Frame 1 (no input): blank canvas, image omitted
Frame 60 (the mouse pressed at the canvas centre just before this capture): blank canvas, image omitted
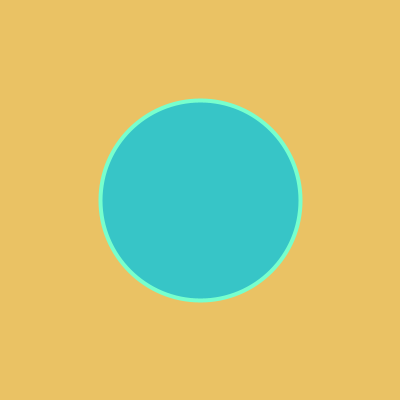
Frame 120 (the mouse held since frame 60 and released just before this capture)

The Processing sketch whose frames 1 and 60 were blank and that drew this single picture after the mouse press (run headless with seeded random() and noise(); from frame 60 on, the mouse is pressed at the canvas centre):

// Processing sketch: processing_140417
// ── processing_140417.pde

//Twk by myself
//Random colors and mousePressed results in a oase
color c1,c2,c3; // FÃ¼llfarbe, Linienfarbe, Hintergrundfarbe
 
void setup() {  
  size(400,400);
  strokeWeight(4); 
  colorMode(HSB, 360,100,100);
  defineColors();
  background(c2);
}
 
void draw() {
  defineColors();
  fill(c1);
  stroke(c3);
  ellipse(mouseX, mouseY, abs(mouseX-pmouseX), abs(mouseX-pmouseX));
}
   
void defineColors() {
  
   //c1 = color(204,155,81);
   //c2 = color(235,194,101);
   //c3 = color(255,211,35); 
   
   c2 = color(42,57,92); //92
   
   //If MousePressed Oase
   if(mousePressed){
     c1 = color(181,72,random(65,85)); //80
     c3 = color(158,53,random(75,800)); //100
   }else{
     c1 = color(36,60,random(75,95)); //80
     c2 = color(42,57,92); //92
     c3 = color(48,86,random(95,100)); //100
   }
}
